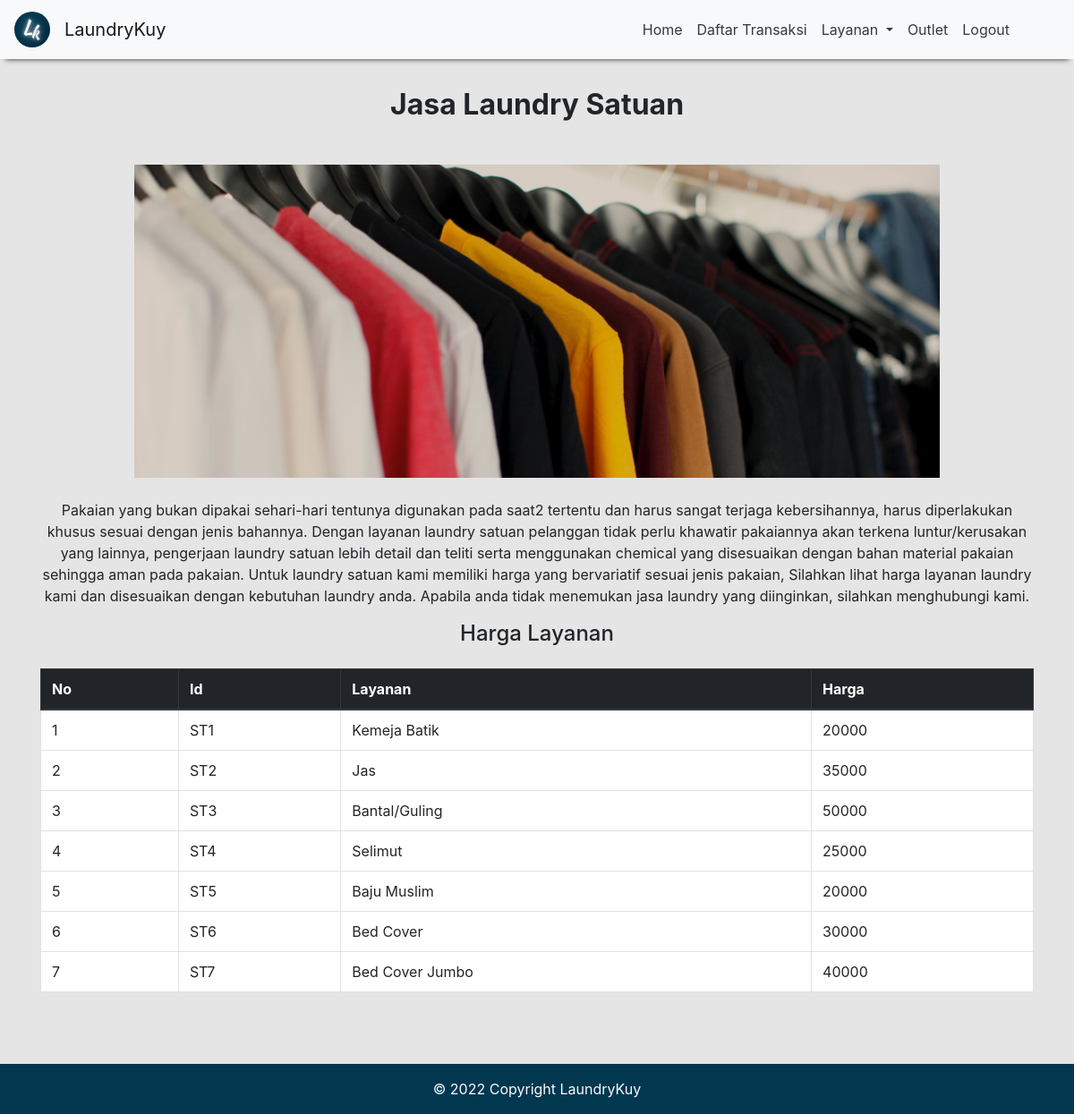
Screenshot of /LaundrySatuan.php with the database file from the repository.
### tables this page shows
CREATE TABLE `layanan` (
  `id` varchar(4) NOT NULL,
  `nama_layanan` varchar(50) NOT NULL,
  `harga` int(10) NOT NULL
);

### LaundrySatuan.php (the view, shortened to what this page needs)
<html lang="eng">
  <head>
    <link rel="stylesheet" type="text/css" href="style.css" />
    <link
      rel="stylesheet"
      href="https://maxcdn.bootstrapcdn.com/bootstrap/4.0.0-beta.2/css/bootstrap.min.css"
    />
  </head>
  <body style="background-color: rgba(129, 129, 129, 0.2)">
    <nav class="navbar-expand-sm" style="height: 50px"></nav>
    <nav class="navbar navbar-expand-sm bg-light navbar-light fixed-top">
      <a class="navbar-brand" href="home.html">
        <img
          src="img/logo2.png"
          class="rounded-circle"
          alt="Logo"
          style="width: 40px"
        />
      </a>
      <a href="home.html" class="navbar-brand">LaundryKuy</a>
      <div class="collapse navbar-collapse" id="collapsibleNavbar">
        <ul class="navbar-nav ml-auto mr-5">
          <li class="nav-item">
            <a href="home.html" class="nav-link text-dark">Home</a>
          </li>
          <li class="nav-item">
            <a href="DaftarTransaksi.php" class="nav-link text-dark">Daftar Transaksi</a>
          </li>
          <li class="nav-item dropdown">
            <a
              class="nav-link dropdown-toggle text-dark"
              href="#"
              id="navbardrop"
              data-toggle="dropdown"
            >
              Layanan
            </a>
          </li>
          <li class="nav-item">
            <a href="Outlet.php" class="nav-link text-dark">Outlet</a>
          </li>
          <li class="nav-item">
            <a href="index.php" class="nav-link text-dark">Logout</a>
          </li>
        </ul>
      </div>
    </nav>
    <div class="container pt-5 pb-5">
      <div class="text-center">
        <h2 class="mb-5"><b>Jasa Laundry Satuan</b></h2>
        <img class="text-center mb-4" src="img/bajuLaundry.jpg" width="900px" height="350px" />
        <p>
          Pakaian yang bukan dipakai sehari-hari tentunya digunakan pada saat2
          tertentu dan harus sangat terjaga kebersihannya, harus diperlakukan
          khusus sesuai dengan jenis bahannya. Dengan layanan laundry satuan
          pelanggan tidak perlu khawatir pakaiannya akan terkena
          luntur/kerusakan yang lainnya, pengerjaan laundry satuan lebih detail
          dan teliti serta menggunakan chemical yang disesuaikan dengan bahan
          material pakaian sehingga aman pada pakaian. Untuk laundry satuan kami
          memiliki harga yang bervariatif sesuai jenis pakaian, Silahkan lihat
          harga layanan laundry kami dan disesuaikan dengan kebutuhan laundry
          anda. Apabila anda tidak menemukan jasa laundry yang diinginkan,
          silahkan menghubungi kami.
        </p>
        <h4 class="mb-4">Harga Layanan</h4>
        <table class="table table-bordered" style="background-color: white">
            <thead class="thead-dark">
              <tr>
                  <th>No</th>
                  <th>Id</th>
                  <th>Layanan</th>
                  <th>Harga</th>
              </tr>
            </thead>
            <tbody>
            <?php
                include "koneksi.php";
                $no = 1;
                $query = "SELECT * FROM layanan WHERE id LIKE 'ST%'";
                $result = mysqli_query($connect, $query);
                if(mysqli_num_rows($result) > 0){
                    while($row = mysqli_fetch_array($result)){
              ?>
              <tr>
                  <td><?php echo $no++;?></td>
                  <td><?php echo $row["id"] ?></td>
                  <td><?php echo $row["nama_layanan"] ?></td>
                  <td><?php echo $row["harga"] ?></td>
              <?php
                    }
                }else{
                    echo "0 result";
                  }
              ?>
              </tr>
            </tbody>
          </table>
      </div>
    </div>
  </body>
  <footer class="text-center text-lg-start mt-3" style="background-color: #023750;">
    <div class="text-light text-center p-3">© 2022 Copyright LaundryKuy</div>
  </footer>
</html>

### style.css (style rules this page uses)
.navbar { box-shadow: 0 6px 6px -6px rgb(35, 35, 35); }

### rows the page displays
layanan: id "ST1", nama_layanan "Kemeja Batik", harga "20000"
layanan: id "ST2", nama_layanan "Jas", harga "35000"
layanan: id "ST3", nama_layanan "Bantal/Guling", harga "50000"
layanan: id "ST4", nama_layanan "Selimut", harga "25000"
layanan: id "ST5", nama_layanan "Baju Muslim", harga "20000"
layanan: id "ST6", nama_layanan "Bed Cover", harga "30000"
layanan: id "ST7", nama_layanan "Bed Cover Jumbo", harga "40000"
